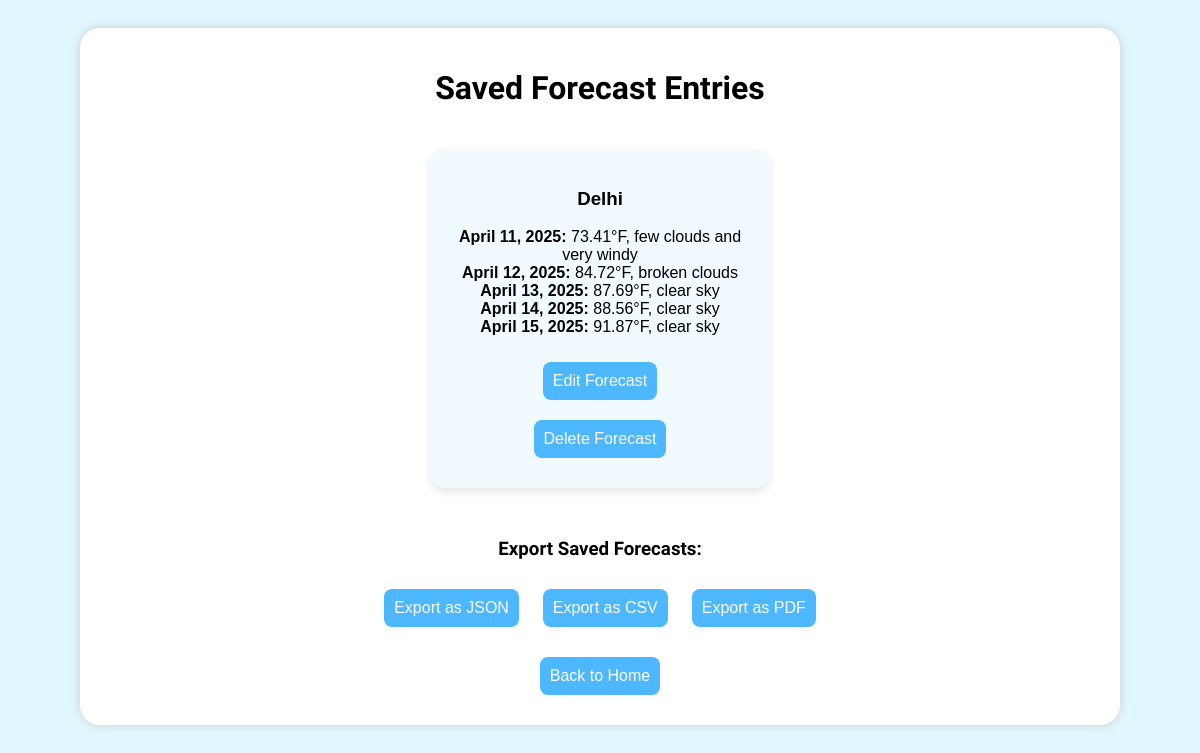
The app's page /saved with its own data.
### tables this page shows
CREATE TABLE weather (
        id INTEGER PRIMARY KEY AUTOINCREMENT,
        forecast_id TEXT,
        city TEXT,
        date TEXT,
        temperature REAL,
        description TEXT
    );

### app.py (the view)
@app.route("/saved")
def saved():
    conn = sqlite3.connect("weather.db")
    c = conn.cursor()
    c.execute("SELECT forecast_id, city, date, temperature, description FROM weather ORDER BY id DESC")
    rows = c.fetchall()
    conn.close()
    grouped = {}
    for f_id, city, date, temp, desc in rows:
        if f_id not in grouped:
            grouped[f_id] = {"city": city, "forecasts": []}
        grouped[f_id]["forecasts"].append((date, temp, desc))
    for f_id, data in grouped.items():
        data["forecasts"] = sorted(data["forecasts"], key=lambda x: datetime.strptime(x[0], "%B %d, %Y"))
    entries = [{"forecast_id": f_id, "city": data["city"], "forecasts": data["forecasts"]} for f_id, data in grouped.items()]
    return render_template("saved.html", entries=entries)

### templates/saved.html (shortened to what this page needs)
<!DOCTYPE html>
<html lang="en">
<head>
    <link rel="stylesheet" href="/static/style.css">
</head>
<body>
    <div class="container">
        <h1>Saved Forecast Entries</h1>
        <div class="saved-entries">
            {% for entry in entries %}
            <div class="weather-box saved-box">
                <h3>{{ entry.city }}</h3>
                <p>
                    {% for date, temp, desc in entry.forecasts %}
                        <strong>{{ date }}:</strong> {{ temp }}°F, {{ desc }}<br>
                    {% endfor %}
                </p>
                <form method="GET" action="/edit/{{ entry.forecast_id }}">
                    <button type="submit">Edit Forecast</button>
                </form>
                <form method="POST" action="/delete/{{ entry.forecast_id }}">
                    <button type="submit" onclick="return confirm('Are you sure you want to delete this forecast?');">
                        Delete Forecast
                    </button>
                </form>
            </div>
            {% endfor %}
        </div>
        <div style="margin-top: 30px;">
            <h3>Export Saved Forecasts:</h3>
            <a href="/export/json"><button>Export as JSON</button></a>
            <a href="/export/csv"><button>Export as CSV</button></a>
            <a href="/export/pdf"><button>Export as PDF</button></a>
        </div>
        <a href="/"><button style="margin-top: 20px;">Back to Home</button></a>
    </div>
</body>
</html>

### static/style.css (style rules this page uses)
body { font-family: 'Chewy', sans-serif; background: #e0f7ff; color: #000000; text-align: center; padding: 20px; overflow: visible; }
.container { max-width: 1000px; margin: auto; background: white; padding: 20px; border-radius: 20px; box-shadow: 0 0 10px #ccc; }
input, button { padding: 10px; margin: 10px; font-size: 16px; border-radius: 8px; border: none; }
button { background-color: #4db8ff; color: white; cursor: pointer; font-family: 'Nunito', sans-serif; }
.weather-box { background: #cceeff; border-radius: 15px; padding: 20px; width: 300px; margin: 20px auto; box-shadow: 0 4px 8px rgba(0, 0, 0, 0.1); text-align: left; }
.saved-entries { display: flex; flex-wrap: wrap; gap: 15px; justify-content: center; margin-top: 20px; font-family: 'Nunito', sans-serif; }
.saved-box { width: 300px; background: #f0faff; }
.weather-box, .video-card { text-align: center; }

### records on screen
weather: city "Delhi", date "April 15, 2025", temperature "91.87", description "clear sky"
weather: date "April 11, 2025", temperature "73.41", description "few clouds and very windy"
weather: date "April 12, 2025", temperature "84.72", description "broken clouds"
weather: date "April 13, 2025", temperature "87.69", description "clear sky"
weather: date "April 14, 2025", temperature "88.56", description "clear sky"
